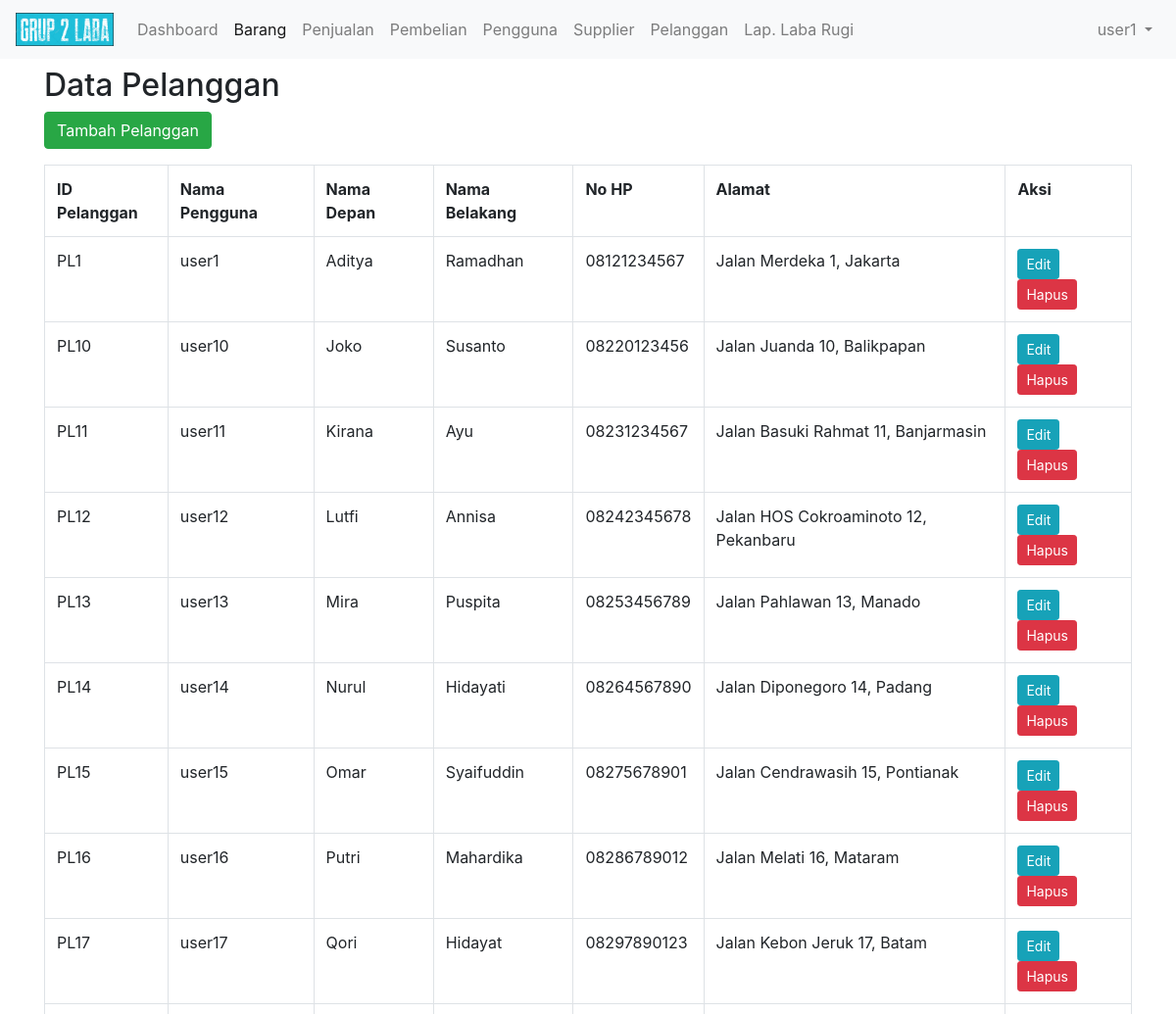
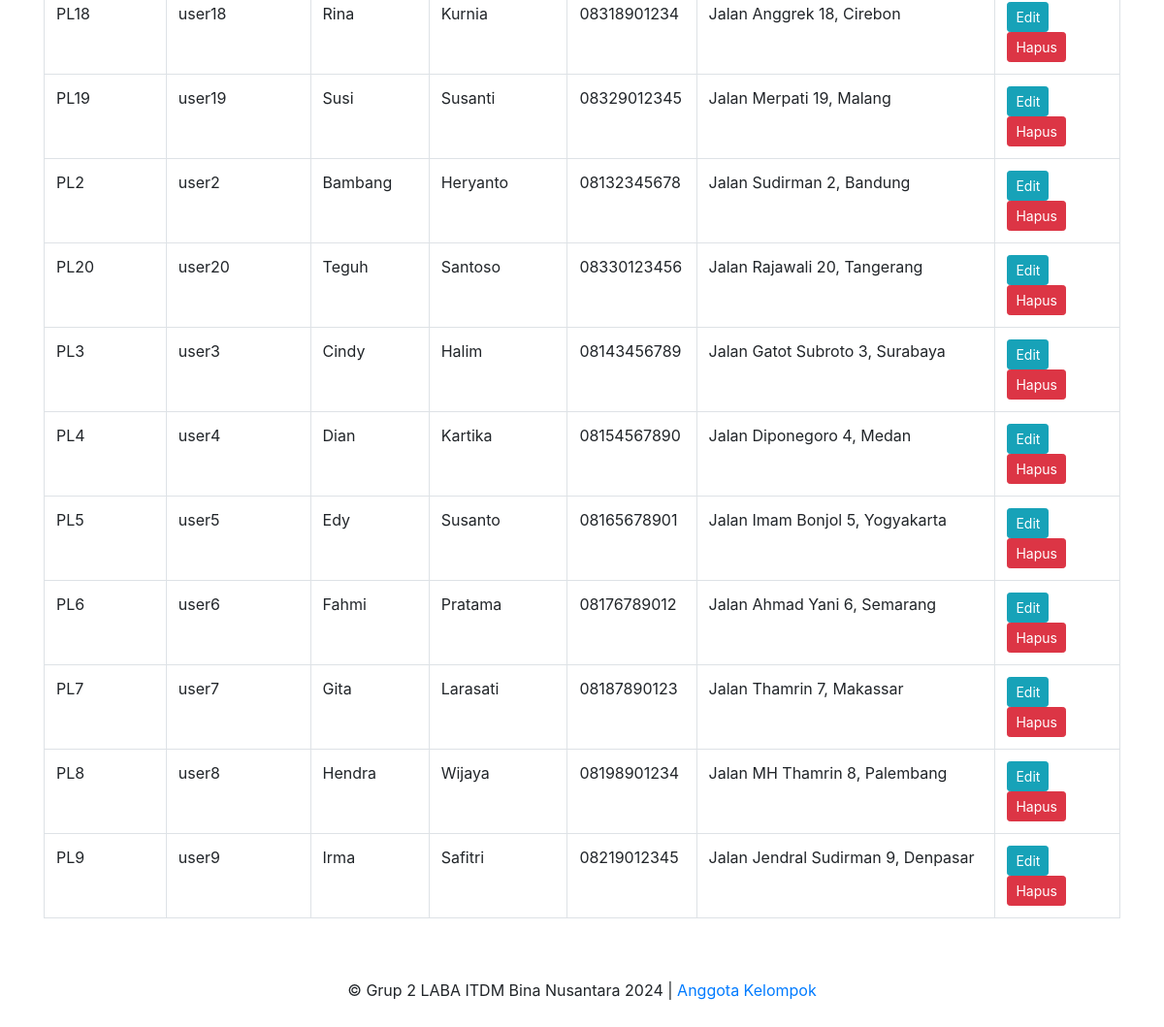
Page /pelanggan (signed in) on the committed database (2 pictures, top to bottom).
### tables this page shows
CREATE TABLE `Pelanggan` (
 `IdPelanggan` varchar(10) NOT NULL,
 `NamaPengguna` varchar(20) DEFAULT NULL,
 `Password` varchar(32) DEFAULT NULL,
 `NamaDepan` varchar(20) DEFAULT NULL,
 `NamaBelakang` varchar(20) DEFAULT NULL,
 `NoHP` varchar(15) DEFAULT NULL,
 `Alamat` varchar(100) DEFAULT NULL,
 PRIMARY KEY (`IdPelanggan`),
 UNIQUE KEY `g` (`NamaPengguna`) USING BTREE
);

### core/BaseController.php (called while the page is built, shortened)
<?php
class BaseController {
    public function view($view, $data = []) {
        extract($data);
        $base_url = Config::getBaseUrl();
        $public_url = Config::getPublicUrl();
        $user = $_SESSION['user'];
        require_once BASE_DIR.'views/' . $view . '.php';
    }
}

### controllers/PelangganController.php (called while the page is built, shortened)
<?php
require_once BASE_DIR.'models/Pelanggan.php';
class PelangganController extends BaseController {
    public function index() {
        $pelanggan = new Pelanggan();
        $data['pelanggan'] = $pelanggan->all();
        $this->view('pelanggan/index', $data);
    }
}

### index.php (called while the page is built, shortened)
<?php
require_once __DIR__.'/config/Config.php';
require_once __DIR__.'/config/MyDatabase.php';
require_once __DIR__.'/core/BaseModel.php';
require_once __DIR__.'/core/BaseController.php';
$uri = isset($_GET['url']) ? $_GET['url'] : '';
Router::route($uri);

### config/Config.php (called while the page is built, shortened)
<?php
class Config {
    public static function getBaseUrl() {
        $requestUri = $_SERVER['REQUEST_URI'];
        $pos = strpos($requestUri, '/', 1);
        if ($pos === false) {
            return '/';
        }
        $basePath = substr($requestUri, 0, $pos + 1);
        return $basePath;
    }
    public static function getPublicUrl() {
        return static::getBaseUrl()."public/";
    }
}

### core/BaseModel.php (called while the page is built, shortened)
<?php
class BaseModel {
    protected $conn;
    protected $table;
    public function __construct() {
        $database = new MyDatabase();
        $this->conn = $database->getConnection();
    }
    public function all() {
        $query = "SELECT * FROM " . $this->table;
        $stmt = $this->conn->prepare($query);
        $stmt->execute();
        return $stmt->fetchAll(PDO::FETCH_ASSOC);
    }
}

### config/MyDatabase.php (called while the page is built, shortened)
<?php
class MyDatabase {
    private $host = "localhost";
    private $db_name = "tk4_grup2";
    private $username = "root";
    private $password = "";
    public function getConnection() {
        $this->conn = null;
        try {
            $this->conn = new PDO("mysql:host=" . $this->host . ";dbname=" . $this->db_name, $this->username, $this->password);
            $this->conn->exec("set names utf8");
        } catch(PDOException $exception) {
            echo "Koneksi db error: " . $exception->getMessage();
        }
        return $this->conn;
    }
}

### models/Pelanggan.php (called while the page is built, shortened)
<?php
require_once BASE_DIR.'config/MyDatabase.php';
class Pelanggan extends BaseModel {
    public function __construct() {
        $this->table = 'Pelanggan';
    }
}

### views/pelanggan/index.php (the view, shortened to what this page needs)
<!DOCTYPE html>
<html>
<head>
    <?php include_once $base_path."views/bootstrap_header.php"; ?>
</head>
<body>
<?php include_once $base_path."views/page_header.php"; ?>
<h2 class="h2 mt-5">Data Pelanggan</h2>
<a class="btn btn-success mb-3" href="<?= $base_url;?>pelanggan/create">Tambah Pelanggan</a>
<table class="table table-stripped table-bordered">
    <tr>
        <th>ID Pelanggan</th>
        <th>Nama Pengguna</th>
        <th>Nama Depan</th>
        <th>Nama Belakang</th>
        <th>No HP</th>
        <th>Alamat</th>
        <th>Aksi</th>
    </tr>
    <?php foreach ($pelanggan as $item): ?>
        <tr>
            <td><?= $item['IdPelanggan'] ?></td>
            <td><?= $item['NamaPengguna'] ?></td>
            <td><?= $item['NamaDepan'] ?></td>
            <td><?= $item['NamaBelakang'] ?></td>
            <td><?= $item['NoHP'] ?></td>
            <td><?= $item['Alamat'] ?></td>
            <td>
                <a class="btn btn-info btn-sm" href="<?= $base_url;?>pelanggan/edit/<?= $item['IdPelanggan'] ?>">Edit</a>
                <a class="btn btn-danger btn-sm" href="<?= $base_url;?>pelanggan/delete/<?= $item['IdPelanggan'] ?>">Hapus</a>
            </td>
        </tr>
    <?php endforeach; ?>
</table>
<?php include_once $base_path."views/page_footer.php"; ?>
</body>
</html>

### views/page_header.php (shortened to what this page needs)
<header>
    <nav class="navbar navbar-expand-md navbar-light fixed-top bg-light">
        <a class="navbar-brand" href="#">
            <img src="<?= $public_url; ?>image/logo-long.png" width="100" />
        </a>
        <div class="collapse navbar-collapse" id="navbarCollapse">
            <ul class="navbar-nav mr-auto">
                <li class="nav-item ">
                    <a class="nav-link" href="<?= $base_url;?>">Dashboard</a>
                </li>
                <li class="nav-item active">
                    <a class="nav-link" href="<?= $base_url;?>barang">Barang</a>
                </li>
                <li class="nav-item">
                    <a class="nav-link" href="<?= $base_url;?>penjualan">Penjualan</a>
                </li>
                <li class="nav-item">
                    <a class="nav-link" href="<?= $base_url;?>pembelian">Pembelian</a>
                </li>
                <li class="nav-item">
                    <a class="nav-link" href="<?= $base_url;?>pengguna">Pengguna</a>
                </li>
                <li class="nav-item">
                    <a class="nav-link" href="<?= $base_url;?>supplier">Supplier</a>
                </li>
                <li class="nav-item">
                    <a class="nav-link" href="<?= $base_url;?>pelanggan">Pelanggan</a>
                </li>
                <li class="nav-item">
                    <a class="nav-link" href="<?= $base_url;?>pelanggan">Lap. Laba Rugi</a>
                </li>
            </ul>
            <ul class="navbar-nav ml-auto">
                <li class="nav-item dropdown">
                    <a class="nav-link dropdown-toggle" href="#" id="navbarDropdown" role="button" data-toggle="dropdown" aria-haspopup="true" aria-expanded="false">
                        <?= $user['NamaPengguna'];?>
                    </a>
                </li>
            </ul>
        </div>
    </nav>
</header>
<main role="main" class="flex-shrink-0">
    <div class="container">

### views/bootstrap_header.php (style rules this page uses)
body { padding: 20px; }

### rows in the picture
pelanggan: NamaPengguna "user1", IdPelanggan "PL1", NamaDepan "Aditya", NamaBelakang "Ramadhan", NoHP "08121234567", Alamat "Jalan Merdeka 1, Jakarta"
pelanggan: IdPelanggan "PL10", NamaPengguna "user10", NamaDepan "Joko", NamaBelakang "Susanto", NoHP "08220123456", Alamat "Jalan Juanda 10, Balikpapan"
pelanggan: IdPelanggan "PL11", NamaPengguna "user11", NamaDepan "Kirana", NamaBelakang "Ayu", NoHP "08231234567", Alamat "Jalan Basuki Rahmat 11, Banjarmasin"
pelanggan: IdPelanggan "PL12", NamaPengguna "user12", NamaDepan "Lutfi", NamaBelakang "Annisa", NoHP "08242345678", Alamat "Jalan HOS Cokroaminoto 12, Pekanbaru"
pelanggan: IdPelanggan "PL13", NamaPengguna "user13", NamaDepan "Mira", NamaBelakang "Puspita", NoHP "08253456789", Alamat "Jalan Pahlawan 13, Manado"
pelanggan: IdPelanggan "PL14", NamaPengguna "user14", NamaDepan "Nurul", NamaBelakang "Hidayati", NoHP "08264567890", Alamat "Jalan Diponegoro 14, Padang"
pelanggan: IdPelanggan "PL15", NamaPengguna "user15", NamaDepan "Omar", NamaBelakang "Syaifuddin", NoHP "08275678901", Alamat "Jalan Cendrawasih 15, Pontianak"
pelanggan: IdPelanggan "PL16", NamaPengguna "user16", NamaDepan "Putri", NamaBelakang "Mahardika", NoHP "08286789012", Alamat "Jalan Melati 16, Mataram"
pelanggan: IdPelanggan "PL17", NamaPengguna "user17", NamaDepan "Qori", NamaBelakang "Hidayat", NoHP "08297890123", Alamat "Jalan Kebon Jeruk 17, Batam"
pelanggan: IdPelanggan "PL18", NamaPengguna "user18", NamaDepan "Rina", NamaBelakang "Kurnia", NoHP "08318901234", Alamat "Jalan Anggrek 18, Cirebon"
pelanggan: IdPelanggan "PL19", NamaPengguna "user19", NamaDepan "Susi", NamaBelakang "Susanti", NoHP "08329012345", Alamat "Jalan Merpati 19, Malang"
pelanggan: IdPelanggan "PL2", NamaPengguna "user2", NamaDepan "Bambang", NamaBelakang "Heryanto", NoHP "08132345678", Alamat "Jalan Sudirman 2, Bandung"
pelanggan: IdPelanggan "PL20", NamaPengguna "user20", NamaDepan "Teguh", NamaBelakang "Santoso", NoHP "08330123456", Alamat "Jalan Rajawali 20, Tangerang"
pelanggan: IdPelanggan "PL3", NamaPengguna "user3", NamaDepan "Cindy", NamaBelakang "Halim", NoHP "08143456789", Alamat "Jalan Gatot Subroto 3, Surabaya"
pelanggan: IdPelanggan "PL4", NamaPengguna "user4", NamaDepan "Dian", NamaBelakang "Kartika", NoHP "08154567890", Alamat "Jalan Diponegoro 4, Medan"
pelanggan: IdPelanggan "PL5", NamaPengguna "user5", NamaDepan "Edy", NamaBelakang "Susanto", NoHP "08165678901", Alamat "Jalan Imam Bonjol 5, Yogyakarta"
pelanggan: IdPelanggan "PL6", NamaPengguna "user6", NamaDepan "Fahmi", NamaBelakang "Pratama", NoHP "08176789012", Alamat "Jalan Ahmad Yani 6, Semarang"
pelanggan: IdPelanggan "PL7", NamaPengguna "user7", NamaDepan "Gita", NamaBelakang "Larasati", NoHP "08187890123", Alamat "Jalan Thamrin 7, Makassar"
pelanggan: IdPelanggan "PL8", NamaPengguna "user8", NamaDepan "Hendra", NamaBelakang "Wijaya", NoHP "08198901234", Alamat "Jalan MH Thamrin 8, Palembang"
pelanggan: IdPelanggan "PL9", NamaPengguna "user9", NamaDepan "Irma", NamaBelakang "Safitri", NoHP "08219012345", Alamat "Jalan Jendral Sudirman 9, Denpasar"
